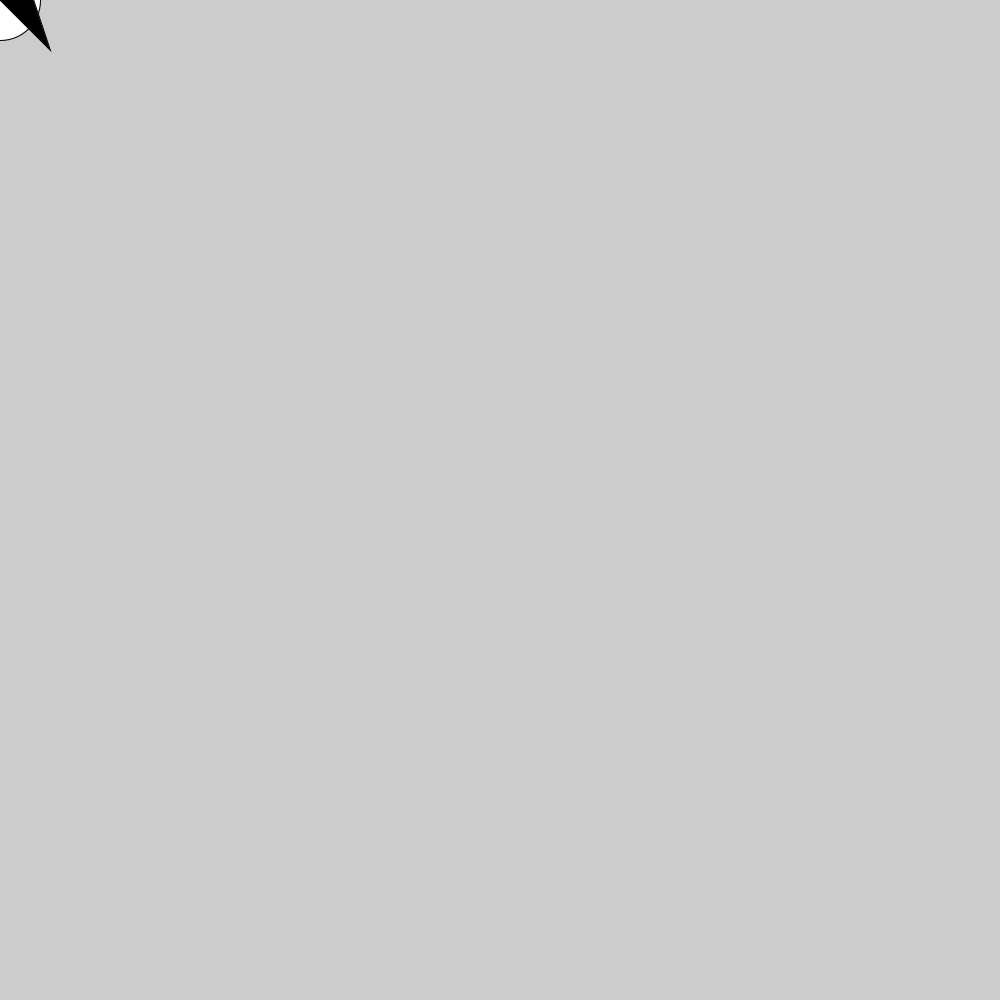
Frame 1 (no input)
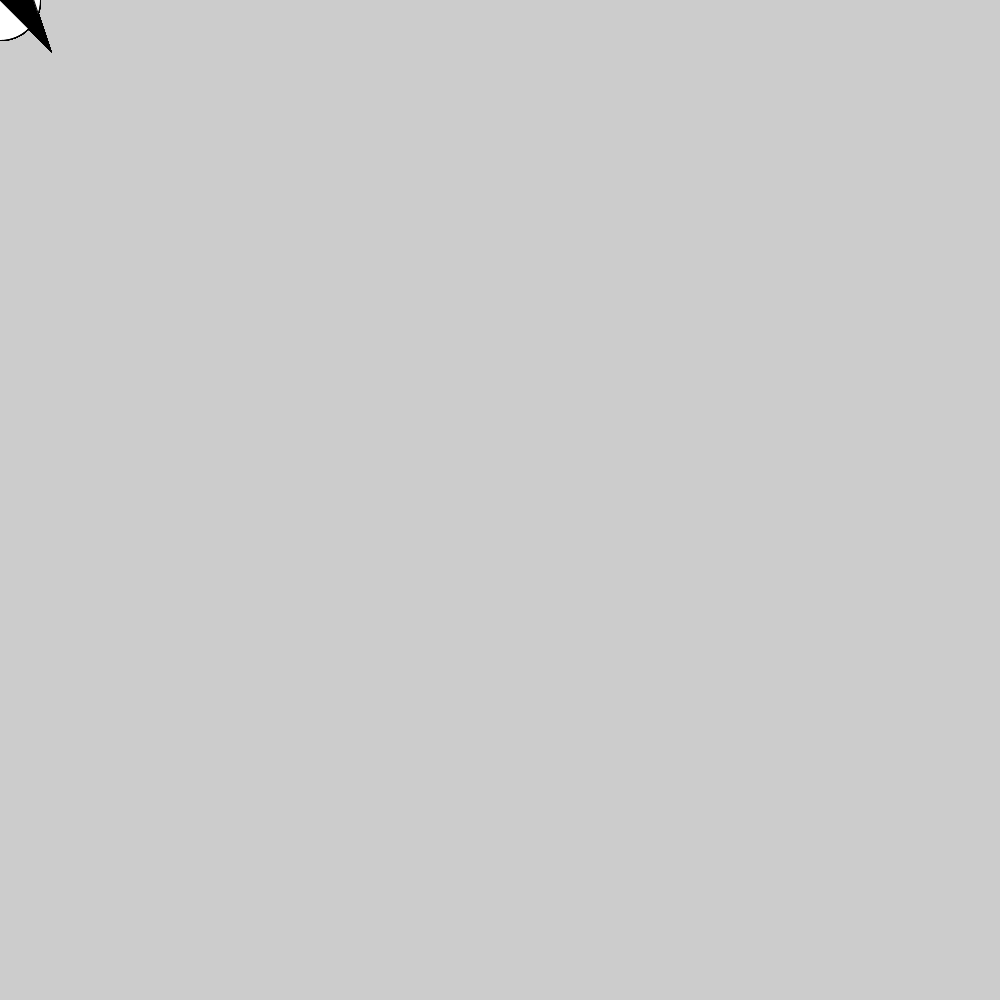
Frame 60 (the mouse pressed at the canvas centre just before this capture)
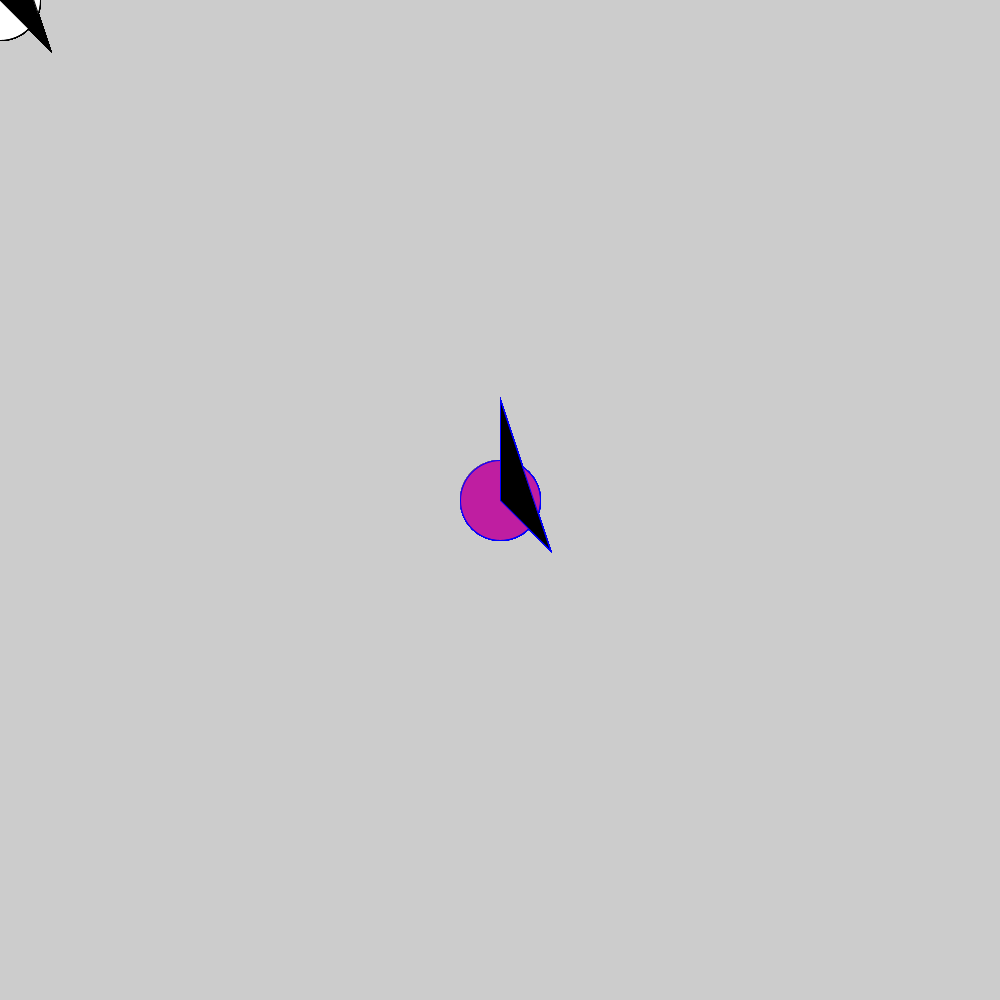
Frame 120 (the mouse held since frame 60 and released just before this capture)

The Processing sketch that drew these frames (run headless with seeded random() and noise(); from frame 60 on, the mouse is pressed at the canvas centre):

// Processing sketch: Mouse_Key_Color_Learning
// ── Mouse_Key_Color_Learning.pde
//----mouse interaction and random colors---
//move mouse around and draw ellipses as you go 
void setup(){
  size(1000, 1000);
}
  
void draw() {
  if (mousePressed) {
    //if mouse is actually pressed down color changes
    fill(random(255), random(255), random(255));
    stroke(#0000ff);
  } else {
    fill(255);
    stroke(0);
  }
  ellipse(mouseX, mouseY, 80, 80);
  fill(0);
  triangle(mouseX, mouseY, mouseX, mouseY-100, mouseX+50, mouseY+50);
  //if any key pressed redraws background to random color to look like everything was erased 
  if (keyPressed) {
    fill(random(255), random(255), random(255)); 
    noStroke(); 
    ellipse(500, 500, 2700, 2700); 
  }
}
